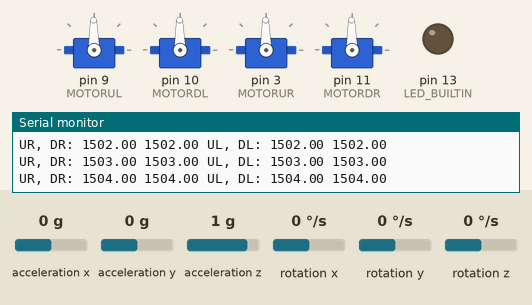
Bench run of a sketch on a simulated Arduino Uno, built with avr-gcc and run on an emulated ATmega328P. On the bench: 4 × servo, output pins drawn as LEDs (lit = HIGH), the last lines printed to the serial monitor. Inputs (shaded band) come from the test bench; at power-on: acceleration x 0 g, acceleration y 0 g, acceleration z 1 g, rotation x 0 °/s, rotation y 0 °/s, rotation z 0 °/s.

Above: at 1.74 s.
At 5.71 s:
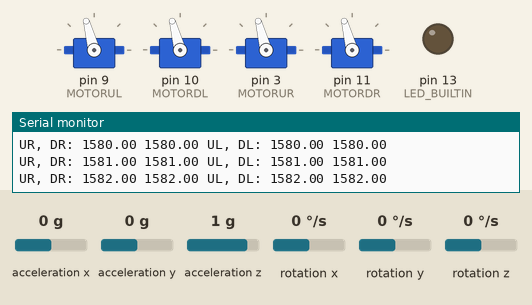
At 12.49 s:
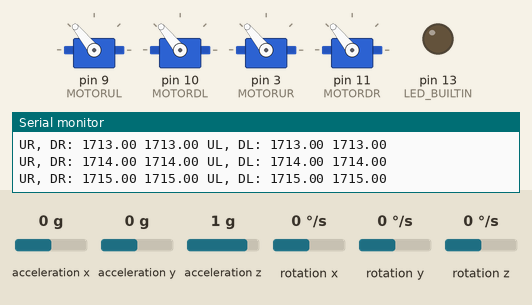
At 16.7 s:
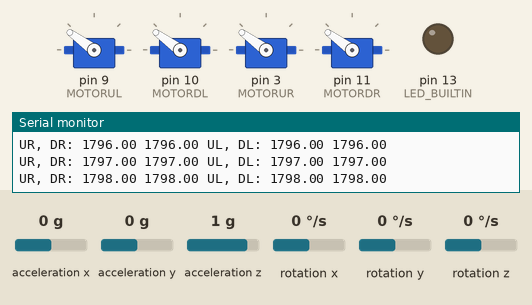
At 29.4 s:
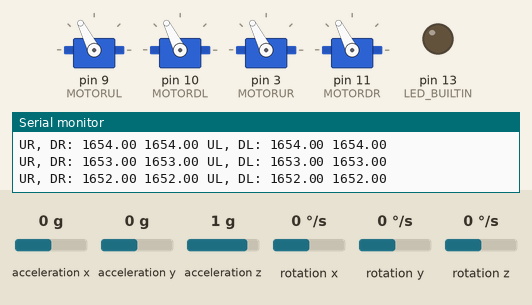
Timing chart, 0 to 30.9 s (numbered marks = the images above):
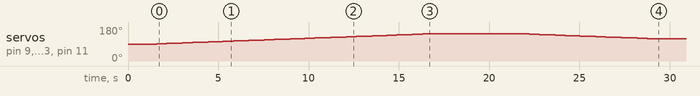

The sketch:

flightController9PidImproved.ino
```cpp
#include <Wire.h>
#include <Servo.h>
#include <MPU6050_light.h>
#define MOTORDR 11   //Down Right motor
#define MOTORDL 10   //Down Left motor
#define MOTORUL 9    //Upper Left motor
#define MOTORUR 3    //Upper Right motor
#define MAXMICROSECONDS 2000
#define MINMICROSECONDS 1000


//motor vars
Servo upperLeftMotor;
Servo downLeftMotor;
Servo upperRightMotor;
Servo downRightMotor;
int throttleCutOff = 1500;
int maxFlyable = 1800;  //+140 from pid, = 1800
int minFlyable = 1650;  //+140 from pid, = 1650
float upperLeftPwm = 0.0f, downLeftPwm = 0.0f, upperRightPwm = 0.0f, downRightPwm = 0.0f;
float upperLeftPwmFinal = 0.0f, downLeftPwmFinal = 0.0f, upperRightPwmFinal = 0.0f, downRightPwmFinal = 0.0f;
float gainConst = 1.0f;
bool wasThereFlight = 0;
//pid vars
float rollPid = 0.0f, rollError = 0.0f, rollPrevError = 0.0f;    //vars for roll pid
float rollPTerm = 0.0f;    //initial values
float rollITerm = 0.0f;
float rollDTerm = 0.0f;
float rollPConstant = 0.7f; //3.55
float rollIConstant = 0.006f;   //0.003
float rollDConstant = 1.2f; //2.05
float desiredXAngle = 0.0f;    //desired roll angle 0 to stabilise
float pitchPid = 0.0f, pitchError = 0.0f, pitchPrevError = 0.0f; //vars for pitch pid
float pitchPTerm = 0.0f;   //initial values
float pitchITerm = 0.0f;
float pitchDTerm = 0.0f;
float pitchPConstant = 0.72f;   //3.55
float pitchIConstant = 0.006f;  //0.003
float pitchDConstant = 1.22f;   //2.05
float desiredYAngle = 0.0f;    //desired pitch angle
float yawPid = 0.0f, yawError = 0.0f, yawPrevError = 0.0f; //vars for pitch pid
float yawPTerm = 0.0f;   //initial values
float yawITerm = 0.0f;
float yawDTerm = 0.0f;
float yawPConstant = 0.72f;   //3.55
float yawIConstant = 0.006f;  //0.003
float yawDConstant = 1.22f;   //2.05
float desiredZAngle = 0.0f;    //desired yaw angle
//time vars
float time = 0.0f;
float timePrev = 0.0f;
float elapsedTime = 0.0f;
unsigned long flyTime = 0UL;
//GY521 vars
MPU6050 mpu(Wire);
double angleX = 0.0;
double angleY = 0.0;
double angleZ = 0.0;


void impCalibTst(void) {
    Wire.begin();
    byte status = mpu.begin();
    pinMode(LED_BUILTIN, OUTPUT);
    while(status != 0) {
        digitalWrite(LED_BUILTIN, HIGH);
        delay(500);
        digitalWrite(LED_BUILTIN, LOW);
        delay(500);
    }
}


void resetPid(void) {   //used for resettin pid after completed fly
    rollPrevError = 0; pitchPrevError = 0;
    rollITerm = 0; rollDTerm = 0; rollPTerm = 0;
    pitchITerm = 0; pitchDTerm = 0; pitchPTerm = 0;
    rollPid = 0; pitchPid = 0; yawPid = 0;
}


void resetMotors(void) {  //used to reset motors after flight
    upperLeftMotor.writeMicroseconds(throttleCutOff);
    upperRightMotor.writeMicroseconds(throttleCutOff);
    downLeftMotor.writeMicroseconds(throttleCutOff);
    downRightMotor.writeMicroseconds(throttleCutOff);
}


void anglesRead(void) {
    mpu.update();
    angleX = mpu.getAngleY();  //calculatin inclination angles usin complementary filter
    angleY = mpu.getAngleX(); //changing order cause of mpu placement
    angleZ = mpu.getAngleZ();
}


void pidEquation(void) {
    desiredXAngle = 0;   //pid desired angles of inclination we would normally inputh here values from communication modules
    desiredYAngle = 0;
    desiredZAngle = 0;
    rollError = angleX - desiredXAngle;  //difference between current angle and desired one
    pitchError = angleY - desiredYAngle;
    yawError = angleZ - desiredZAngle;
    rollPTerm = rollPConstant * rollError; //proportional terms of roll and pitch
    pitchPTerm = pitchPConstant * pitchError;
    yawPTerm = yawPConstant * yawError;
    rollITerm = rollITerm + (rollIConstant * (rollError + rollPrevError) * (elapsedTime / 2));    //integral term to smooth little error bet. -3deg:3deg
    pitchITerm = pitchITerm + (pitchIConstant * (pitchError + pitchPrevError) * (elapsedTime / 2));
    yawITerm = yawITerm + (yawIConstant * (yawError + yawPrevError) * (elapsedTime / 2));
    if(rollITerm > 400)   rollITerm = 400;
    else if(rollITerm < -400)   rollITerm = -400;
    if(pitchITerm > 400)   pitchITerm = 400;
    else if(pitchITerm < -400)   pitchITerm = -400;
    if(yawITerm > 400)   yawITerm = 400;
    else if(yawITerm < -400)   yawITerm = -400;
    rollDTerm = rollDConstant * ((rollError - rollPrevError) / elapsedTime);   //derivative term = DConst*(dE/dt)
    pitchDTerm = pitchDConstant * ((pitchError - pitchPrevError) / elapsedTime);
    yawDTerm = yawDConstant * ((yawError - yawPrevError) / elapsedTime);
    rollPid = rollPTerm + rollITerm + rollDTerm;   //final "calib" values from pid
    pitchPid = pitchPTerm + pitchITerm + pitchDTerm;
    yawPid = yawPTerm + yawITerm + yawDTerm;
    if(rollPid < -400) {
        rollPid = -400;   //security check to not exceed min/max pwm
    }
    if(rollPid > 400) {
        rollPid = 400;
    }
    if(pitchPid < -400) {
        pitchPid = -400;
    }
    if(pitchPid > 400) {
        pitchPid = 400;
    }
    if(yawPid < -400) {
        yawPid = -400;
    }
    if(yawPid > 400) {
        yawPid = 400;
    }
}


void update(int throttleValue) {
    timePrev = time;
    time = millis();    //one loop iteration time used for integration
    elapsedTime = (time - timePrev) / 1000;   //ms -> s : 1 / 1000
    upperRightPwm = gainConst * (-rollPid - pitchPid - yawPid);   //motors pwm calculation
    downRightPwm = gainConst * (-rollPid + pitchPid + yawPid);
    downLeftPwm = gainConst * (rollPid + pitchPid - yawPid);
    upperLeftPwm = gainConst * (rollPid - pitchPid + yawPid);
    upperLeftPwmFinal = upperLeftPwm + throttleValue;
    downLeftPwmFinal = downLeftPwm + throttleValue;
    upperRightPwmFinal = upperRightPwm + throttleValue;
    downRightPwmFinal = downRightPwm + throttleValue;
    if(upperRightPwmFinal < 1100) {  //security check to not exceed min/max pwm
        upperRightPwmFinal = 1100;
    }
    if(upperRightPwmFinal > 2000) {
        upperRightPwmFinal = 2000;
    }
    if(upperLeftPwmFinal < 1100) {
        upperLeftPwmFinal = 1100;
    }
    if(upperLeftPwmFinal > 2000) {
        upperLeftPwmFinal = 2000;
    }
    if(downRightPwmFinal < 1100)
    {
        downRightPwmFinal = 1100;
    }
    if(downRightPwmFinal > 2000) {
        downRightPwmFinal = 2000;
    }
    if(downLeftPwmFinal < 1100) {
        downLeftPwmFinal = 1100;
    }
    if(downLeftPwmFinal > 2000) {
        downLeftPwmFinal = 2000;
    }
    rollPrevError = rollError; //storin prev errors for roll and pitch
    pitchPrevError = pitchError;
    yawPrevError = yawError;
    upperLeftMotor.writeMicroseconds(upperLeftPwmFinal);
    downLeftMotor.writeMicroseconds(downLeftPwmFinal);
    upperRightMotor.writeMicroseconds(upperRightPwmFinal);
    downRightMotor.writeMicroseconds(downRightPwmFinal);
    Serial.println("UR, DR: " + String(upperRightPwmFinal) + " " + String(downRightPwmFinal) + " UL, DL: " + String(upperLeftPwmFinal) + " " + String(downLeftPwmFinal));
}


void fly(void) {
    if (wasThereFlight == 0) {
        for (int i = throttleCutOff; i < maxFlyable; i++) { //increasing throttle from 1500
            update(i);
        }
        flyTime = millis();
        while (millis() - flyTime < 5000UL) { //fly up until less than 5s
            anglesRead(); //readin angles
            pidEquation();  //readin final pid for roll and pitch angles
            update(maxFlyable);
        }
        rollPid = 0; pitchPid = 0; yawPid = 0;
        for (int i = maxFlyable; i > minFlyable; i--) { //decreasing throttle
            update(i);
        }
        rollPid = 0; pitchPid = 0; yawPid = 0;
        flyTime = millis();
        while (millis() - flyTime < 20000UL) { //falling
            anglesRead(); //readin angles
            pidEquation();  //readin final pid for roll and pitch angles
            update(minFlyable);
        }
        rollPid = 0; pitchPid = 0; yawPid = 0;
        for (int i = minFlyable; i > throttleCutOff; i--) { //slowin motors to no rotation pwm value
            update(i);
        }
        wasThereFlight = 1; //security check
        resetPid();
        resetMotors();
    }
}


void setup() {
    impCalibTst();
    upperLeftMotor.attach(MOTORUL, MINMICROSECONDS, MAXMICROSECONDS); //left front motor
    downLeftMotor.attach(MOTORDL, MINMICROSECONDS, MAXMICROSECONDS); //left back motor
    upperRightMotor.attach(MOTORUR, MINMICROSECONDS, MAXMICROSECONDS); //right front motor
    downRightMotor.attach(MOTORDR, MINMICROSECONDS, MAXMICROSECONDS); //right back motor
    delay(250); //for esc conf
    mpu.calcOffsets();  //gy521 calibration
    time = millis();
    delay(250); //for 1st dt
    Serial.begin(9600);
}


void loop() {
    fly();
}
```

Measured:
- by itself, servo on pin 9 (MOTORUL), servo on pin 10 (MOTORDL), servo on pin 3 (MOTORUR), servo on pin 11 (MOTORDR): rises from 90° to 144° in 15.0 s, then falls to 117° in 12.7 s
